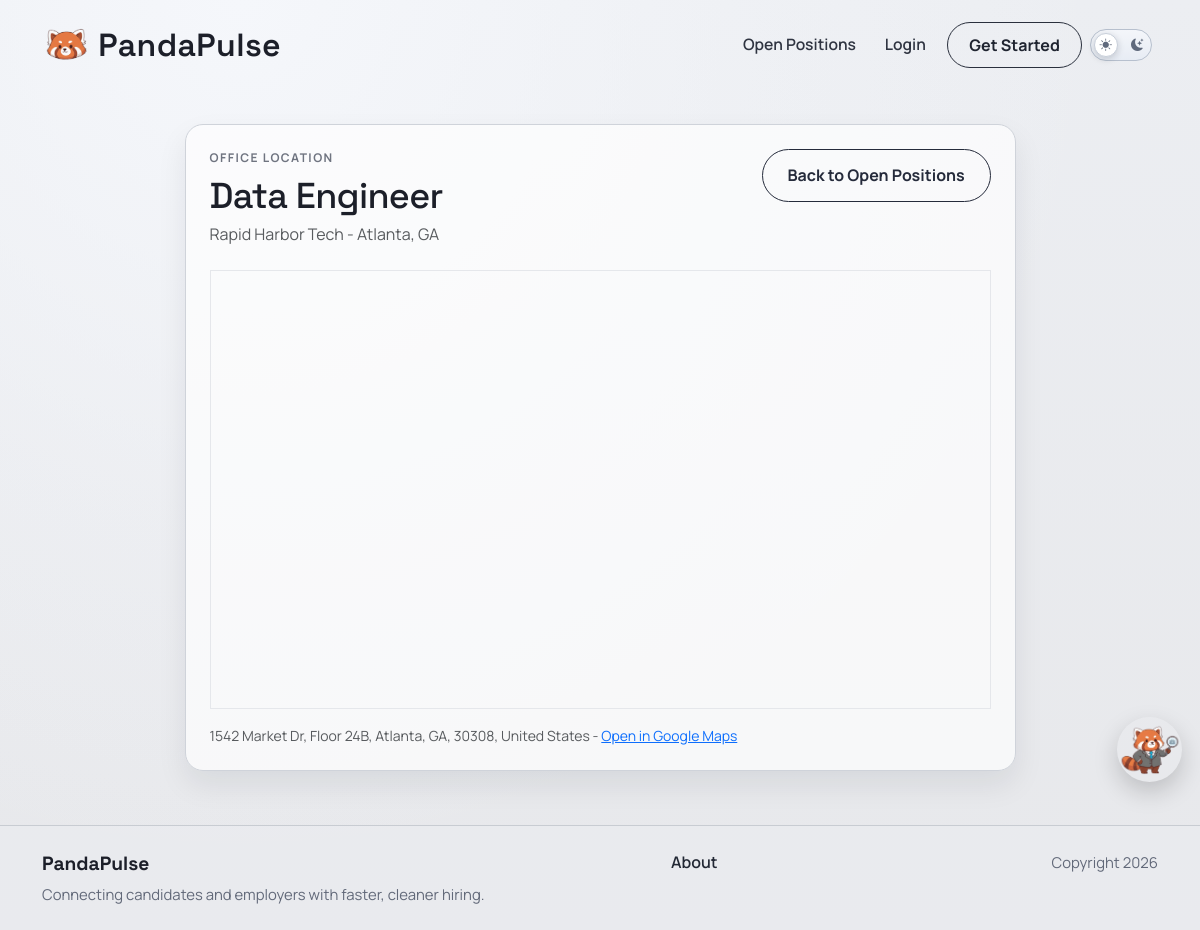
Page /map/jobposts/106/?return_to=/jobposts/search/ on the committed database.
### jobposts/models.py (models this page shows, shortened)
class JobPost(models.Model):
    COMPANY_SIZE_CHOICES = [
        ("small", "Small (1-50)"),
        ("mid_size", "Mid-size (51-500)"),
        ("large", "Large (501-5,000)"),
        ("fortune_500", "Fortune 500"),
        ("startup", "Startup"),
        ("enterprise", "Enterprise"),
        ("other", "Other"),
    ]
    owner = models.ForeignKey(
        settings.AUTH_USER_MODEL,
        on_delete=models.CASCADE,
        related_name='job_posts',
        null=True,
        blank=True,
    )
    title = models.CharField(max_length=200)
    company = models.CharField(max_length=150)
    location = models.CharField(max_length=150)
    pay_range = models.CharField(max_length=100)
    skills = models.CharField(max_length=300, blank=True)
    salary_min = models.IntegerField(null=True, blank=True)
    salary_max = models.IntegerField(null=True, blank=True)
    WORK_SETTING_CHOICES = [
        ("remote", "Remote"),
        ("onsite", "On-site"),
        ("hybrid", "Hybrid"),
    ]
    work_setting = models.CharField(max_length=20, choices=WORK_SETTING_CHOICES, default="onsite")
    company_size = models.CharField(max_length=20, choices=COMPANY_SIZE_CHOICES, default="other")
    visa_sponsorship = models.BooleanField(default=False)
    description = models.TextField()
    created_at = models.DateTimeField(auto_now_add=True)

### map/models.py (models this page shows, shortened)
class OfficeLocation(models.Model):
    job_post = models.OneToOneField(
        'jobposts.JobPost',
        on_delete=models.CASCADE,
        related_name='office_location',
    )
    address_line_1 = models.CharField(max_length=255, blank=True)
    address_line_2 = models.CharField(max_length=255, blank=True)
    city = models.CharField(max_length=100, blank=True)
    state = models.CharField(max_length=100, blank=True)
    postal_code = models.CharField(max_length=20, blank=True)
    country = models.CharField(max_length=100, blank=True, default='United States')
    latitude = models.DecimalField(
        max_digits=9,
        decimal_places=6,
        validators=[
            MinValueValidator(Decimal('-90')),
            MaxValueValidator(Decimal('90')),
        ],
    )
    longitude = models.DecimalField(
        max_digits=9,
        decimal_places=6,
        validators=[
            MinValueValidator(Decimal('-180')),
            MaxValueValidator(Decimal('180')),
        ],
    )
    class Meta:
        ordering = ['job_post_id']
    @property
    def full_address(self):
        parts = [
            self.address_line_1,
            self.address_line_2,
            self.city,
            self.state,
            self.postal_code,
            self.country,
        ]
        return ', '.join([part for part in parts if part])
    @property
    def osm_embed_url(self):
        lat = float(self.latitude)
        lon = float(self.longitude)
        return f'https://maps.google.com/maps?q={lat},{lon}&z=15&output=embed'
    @property
    def osm_link_url(self):
        lat = float(self.latitude)
        lon = float(self.longitude)
        return f'https://www.google.com/maps/search/?api=1&query={lat},{lon}'

### map/views.py (the view)
# urls.py: path('jobposts/<int:post_id>/', views.job_location, name='map.job_location'),
def job_location(request, post_id):
    post = get_object_or_404(
        JobPost.objects.select_related('office_location'),
        pk=post_id,
    )
    template_data = {
        'title': f'{post.title} Location',
        'post': post,
        'current_url': current_request_url(request),
        'back_navigation': build_back_navigation(
            request,
            reverse('jobposts.search'),
            default_label='Open Positions',
        ),
    }
    return render(request, 'map/job_location.html', {'template_data': template_data})

### accounts/context_processors.py (called while the page is built)
def can_post_job(request):
    if not request.user.is_authenticated:
        return {"can_post_job": False}
    is_employer = Profile.objects.filter(
        user=request.user,
        account_type=Profile.AccountType.EMPLOYER,
    ).exists()
    return {"can_post_job": is_employer}

### project2/navigation.py (called while the page is built)
def safe_local_navigation_url(request, candidate_url):
    candidate_url = (candidate_url or "").strip()
    if not candidate_url:
        return ""
    if not url_has_allowed_host_and_scheme(
        candidate_url,
        allowed_hosts={request.get_host()},
        require_https=request.is_secure(),
    ):
        return ""
    parsed = urlsplit(candidate_url)
    safe_url = parsed.path or "/"
    if parsed.query:
        safe_url = f"{safe_url}?{parsed.query}"
    if parsed.fragment:
        safe_url = f"{safe_url}#{parsed.fragment}"
    return safe_url

def current_request_url(request):
    return safe_local_navigation_url(request, request.get_full_path()) or "/"

def navigation_label_for_url(url, default_label="Dashboard"):
    parsed = urlsplit((url or "").strip())
    path = parsed.path or "/"
    query = parse_qs(parsed.query)
    try:
        match = resolve(path)
    except Resolver404:
        return default_label
    if match.view_name == "jobposts.dashboard":
        tab = (query.get("tab") or [""])[0]
        return DASHBOARD_TAB_LABELS.get(tab, "Dashboard")
    return VIEW_LABELS.get(match.view_name, default_label)

### map/templates/map/job_location.html (shortened to what this page needs)
{% extends 'base.html' %}
{% block content %}
<section class="page-shell">
  <div class="container">
    <div class="row justify-content-center">
      <div class="col-lg-9">
        <div class="surface-card">
          <div class="d-flex justify-content-between align-items-start gap-3 flex-wrap">
            <div>
              <p class="page-kicker mb-2">Office location</p>
              <h1 class="page-title page-title-sm mb-1">{{ template_data.post.title }}</h1>
              <div class="text-muted">{{ template_data.post.company }} - {{ template_data.post.location }}</div>
            </div>
            <a href="{{ template_data.back_navigation.url }}" class="secondary-btn">{{ template_data.back_navigation.text }}</a>
          </div>
          {% if template_data.post.office_location %}
          <div class="ratio ratio-16x9 mt-4">
            <iframe title="Office location map" src="{{ template_data.post.office_location.osm_embed_url }}" style="border: 1px solid #e5e7eb;" loading="lazy"></iframe>
          </div>
          <div class="mt-3 small text-muted">
            {% if template_data.post.office_location.full_address %}
              {{ template_data.post.office_location.full_address }} -
            {% endif %}
            <a href="{{ template_data.post.office_location.osm_link_url }}" target="_blank" rel="noopener">Open in Google Maps</a>
          </div>
          {% else %}
          <p class="text-muted mt-3 mb-0">This job post does not have a pinned office location yet.</p>
          {% endif %}
        </div>
      </div>
    </div>
  </div>
</section>
{% endblock content %}

### project2/static/css/style.css (style rules this page uses)
:root { --bg-base: #e7e8eb; --ink: #1c1f29; --ink-muted: #515662; --line: #c3c8d0; --panel: #9fc3df; --panel-2: #c8deef; }
* { box-sizing: border-box; }
body { margin: 0; min-height: 100vh; font-family: "Manrope", sans-serif; color: var(--ink); background: radial-gradient(circle at 20% 0%, #f5f7fb 0%, rgba(245, 247, 251, 0.3) 38%, transparent 65%), linear-gradient(180deg, #eceef2 0%, var(--bg-base) 100%); }
.primary-btn, .secondary-btn, .danger-btn { display: inline-flex; align-items: center; justify-content: center; text-decoration: none; border-radius: 999px; font-weight: 700; padding: 0.85rem 1.55rem; min-width: 158px; transition: transform 0.22s ease, box-shadow 0.22s ease, background 0.22s ease; }
.secondary-btn { border: 1.3px solid #252b3b; color: #252b3b; }
.page-shell { padding: 2.1rem 0 3.4rem; }
.page-title { font-family: "Space Grotesk", sans-serif; font-size: clamp(2rem, 4.8vw, 3.2rem); letter-spacing: -0.02em; margin-bottom: 0.7rem; }
.page-title-sm { font-size: clamp(1.65rem, 3.5vw, 2.25rem); }
.page-kicker { text-transform: uppercase; letter-spacing: 0.12em; font-size: 0.75rem; font-weight: 700; color: #6f7480; }
.surface-card { background: rgba(255, 255, 255, 0.68); border: 1px solid #cfd3da; border-radius: 18px; padding: 1.5rem; box-shadow: 0 14px 30px rgba(18, 23, 36, 0.08); }

### project2/static/mascot/panda.css (style rules this page uses)
:root { --panda-size: 65px; --panda-z: 9999; --panda-shadow: 0 10px 25px rgba(0, 0, 0, .18); --panda-gap: 10px; --panda-bubble-bg: rgba(0, 0, 0, .82); --panda-bubble-color: #fff; --panda-bubble-radius: 12px; --panda-bubble-font: 12px; --panda-bubble-pad-y: 10px; --panda-bubble-pad-x: 30px; --panda-bubble-maxw: 350px; }

### rows in the picture
JobPost: post "Data Engineer", post.company "Rapid Harbor Tech", post.location "Atlanta, GA", post.office_location.full_address "1542 Market Dr, Floor 24B, Atlanta, GA, 30308, United States"

### other values in the picture
{{ template_data.back_navigation.text }} "Back to Open Positions"
